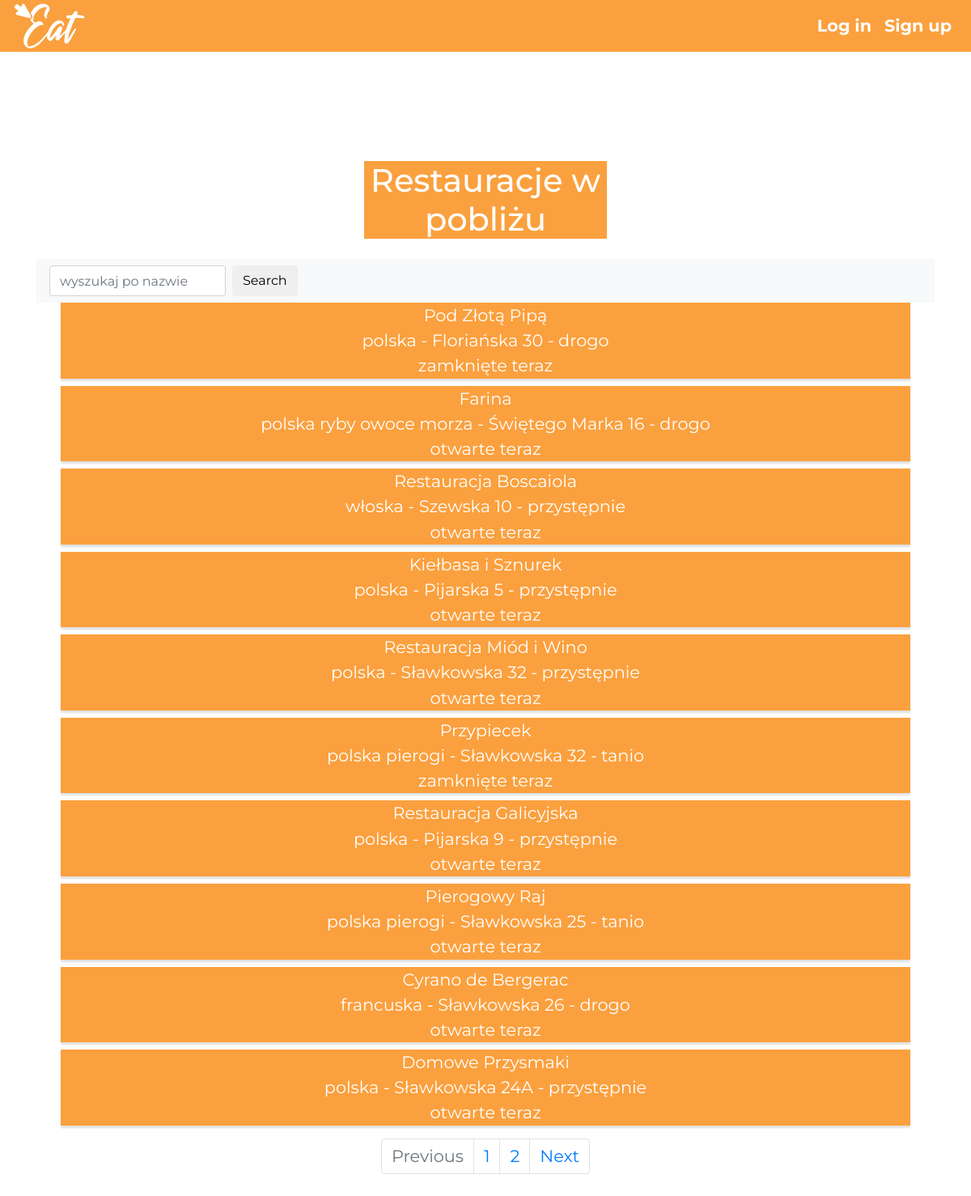
The page /restaurants/ on the database its author committed.
### restaurants/models.py (models this page shows, shortened)
class Restaurant(models.Model):
    name = models.CharField(max_length = 255,unique=True,help_text="Unique restaurant name")
    address = models.CharField(max_length = 255,blank=True, null=True,default=None,help_text="Restaurnat address" )
    created = models.DateTimeField(editable=False,blank=True, null=True,help_text="Date when the instance was created")
    updated = models.DateTimeField(help_text="Date when the instance was last updated")
    author = models.CharField(max_length = 255,blank=True, null=True,help_text="Username of author")
    price = models.IntegerField(choices=PriceChoice,null=True,blank=True,help_text="Range of the prices")
    opening_hours = models.TimeField(blank=True, null=True,help_text="Opening hours")
    closing_hours = models.TimeField(blank=True, null=True,help_text="Closing hours")
    rate = models.FloatField(blank=True,null=True,help_text="Rating of the restaurnt")
    infoRate = models.IntegerField(default=0,blank=True,null=True,help_text="Rating of the displayed information about the restaurnt since the last update")
    slug = models.SlugField(max_length=200, unique=True,help_text="Slugified name (so it can be used as web address)")

class RestauratsCategory(models.Model):
    restaurant = models.ForeignKey(Restaurant, on_delete = models.CASCADE, null=True,help_text="Instance of :model:`restaurants.Restaurant`")
    category = models.ForeignKey(Category, on_delete = models.CASCADE, null=True,help_text="Instance of :model:`restaurants.Category`")

class Category(models.Model):
    name = models.CharField(max_length = 255, unique = True,help_text="category's unique name")
    slug = models.SlugField(max_length=200, unique=True,help_text="slugified name (so it can be used as web address)")

### restaurants/views.py (the view)
def list_restaurants(request):
    template = 'search.html'
    queryset = Restaurant.objects.all()
    paginator = Paginator(queryset, 10)
    page = request.GET.get('page')
    try:
        items = paginator.page(page)
    except PageNotAnInteger:
        items = paginator.page(1)
    except EmptyPage:
        items = paginator.page(paginator.num_pages)
    index = items.number - 1
    max_index = len(paginator.page_range)
    start_index = index - 2 if index >= 2 else 0
    end_index = index + 2 if index <= max_index else max_index
    page_range = paginator.page_range[start_index:end_index]
    now = timezone.now()
    context = {
        "items":items,
        "page_range":page_range,
        "now":now,
        "categories":RestauratsCategory.objects.all()
    }
    return render(request, template, context)

### templates/search.html
{% extends "base.html" %}
{% block content %}
<div class="container">
    <h1 class="detailTitle">Restauracje w pobliżu</h1>
  <div class="row">
    <div class="col">
            <nav class="navbar navbar-light bg-light">
              <form class="form-inline" method="GET" action="{% url 'restaurants:search' %}">
                <input class="form-control mr-sm-2" type="search" value="{{request.GET.get}}" placeholder="wyszukaj po nazwie"
                  aria-label="Search" name="q">
                <button class="btn btn-default" type="submit">Search</button>
              </form>
            </nav>
          <ol class="restaurantList">
            {% for obj in items%}
            <li>
              <a href="{% url 'restaurants:detail' slug=obj.slug %}">{{obj.name}}</a>
              <br>
              {%for i in categories%}
               {% if i.restaurant.name == obj.name %}
                <a href="{% url 'restaurants:category_detail' slug=i.category.slug %}">  {{i.category.name }}  </a>
               {% endif%}
              {%endfor%}
              {% if obj.address%}
              <span> - </span>
                <a>{{obj.address}}</a>
              {% endif %}
              {% if obj.price %}
              <span> - </span>
                {% if obj.price == 1%}
                <a >  tanio</a>
                {% elif obj.price == 2 %}
                  <a >przystępnie</a>
                {% else %}
                  <a >drogo</a>
                {% endif %}
              {% endif %}
              <br>
              {% if obj.opening_hours and obj.closing_hours %}
              {% if obj.opening_hours <= now.time and obj.closing_hours >= now.time%}
              <a>otwarte teraz</a>
              {% else %}
              <a>zamknięte teraz</a>
              {%endif%}
              {% endif %}
            </li>
            {% endfor %}
          </ol>
            {% include 'pagination.html' %}
      </div>
      </div>
  </div>
{% endblock %}

### static/css/style.css (style rules this page uses)
body { font-family: 'Montserrat', sans-serif !important; font-size: 1.3em !important; }
.container { margin-top: 65px; padding: 45px 75px; background-color: rgba(255, 255, 255, 0.9); }
.restaurantList li { background-color: #fba03e; text-align: center; margin: 0 30px 9px; box-shadow: 0 3px 2px rgba(0, 0, 0, 0.12); }
.restaurantList li span { color: white; }
.restaurantList li a { color: white !important; }
.detailTitle { width: 300px; color: white; background: #fba03e; text-align: center; margin: 25px auto; }

### rows shown on the page
Restaurant: name "Pod Złotą Pipą", address "Floriańska 30", price "drogo", opening_hours "zamknięte teraz"
RestauratsCategory: category.name "polska"
Restaurant: name "Farina", address "Świętego Marka 16", price "drogo", opening_hours "otwarte teraz"
RestauratsCategory: category.name "polska"
RestauratsCategory: category.name "ryby"
RestauratsCategory: category.name "owoce morza"
Restaurant: name "Restauracja Boscaiola", address "Szewska 10", price "przystępnie", opening_hours "otwarte teraz"
RestauratsCategory: category.name "włoska"
Restaurant: name "Kiełbasa i Sznurek", address "Pijarska 5", price "przystępnie", opening_hours "otwarte teraz"
RestauratsCategory: category.name "polska"
Restaurant: name "Restauracja Miód i Wino", address "Sławkowska 32", price "przystępnie", opening_hours "otwarte teraz"
RestauratsCategory: category.name "polska"
Restaurant: name "Przypiecek", address "Sławkowska 32", price "tanio", opening_hours "zamknięte teraz"
RestauratsCategory: category.name "polska"
RestauratsCategory: category.name "pierogi"
Restaurant: name "Restauracja Galicyjska", address "Pijarska 9", price "przystępnie", opening_hours "otwarte teraz"
RestauratsCategory: category.name "polska"
Restaurant: name "Pierogowy Raj", address "Sławkowska 25", price "tanio", opening_hours "otwarte teraz"
RestauratsCategory: category.name "polska"
RestauratsCategory: category.name "pierogi"
Restaurant: name "Cyrano de Bergerac", address "Sławkowska 26", price "drogo", opening_hours "otwarte teraz"
RestauratsCategory: category.name "francuska"
Restaurant: name "Domowe Przysmaki", address "Sławkowska 24A", price "przystępnie", opening_hours "otwarte teraz"
RestauratsCategory: category.name "polska"

### other values the page prints
{{ page }} "1"
{{ page }} "2"
